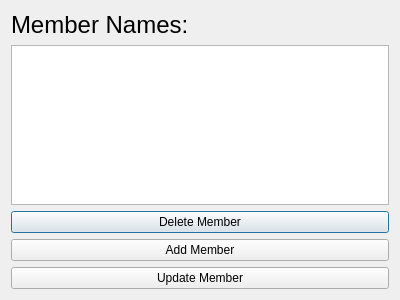
<?xml version="1.0" encoding="UTF-8"?>
<ui version="4.0">
 <class>Dialog</class>
 <widget class="QDialog" name="Dialog">
  <property name="geometry">
   <rect>
    <x>0</x>
    <y>0</y>
    <width>400</width>
    <height>300</height>
   </rect>
  </property>
  <property name="windowTitle">
   <string>Dialog</string>
  </property>
  <layout class="QVBoxLayout" name="verticalLayout_3">
   <item>
    <layout class="QVBoxLayout" name="verticalLayout">
     <item>
      <widget class="QLabel" name="label">
       <property name="font">
        <font>
         <family>Arial</family>
         <pointsize>18</pointsize>
        </font>
       </property>
       <property name="text">
        <string>Member Names:</string>
       </property>
      </widget>
     </item>
     <item>
      <widget class="QPlainTextEdit" name="member_text_edit"/>
     </item>
    </layout>
   </item>
   <item>
    <layout class="QVBoxLayout" name="verticalLayout_2">
     <item>
      <widget class="QPushButton" name="delete_member_button">
       <property name="text">
        <string>Delete Member</string>
       </property>
      </widget>
     </item>
     <item>
      <widget class="QPushButton" name="add_member_button">
       <property name="text">
        <string>Add Member</string>
       </property>
      </widget>
     </item>
     <item>
      <widget class="QPushButton" name="update_member_button">
       <property name="text">
        <string>Update Member</string>
       </property>
      </widget>
     </item>
    </layout>
   </item>
  </layout>
 </widget>
 <resources/>
 <connections/>
</ui>
